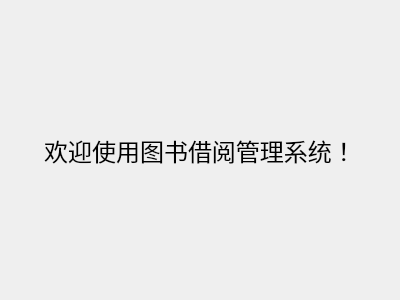
<?xml version="1.0" encoding="UTF-8"?>
<ui version="4.0">
 <class>WelcomeWindow</class>
 <widget class="QWidget" name="WelcomeWindow">
  <property name="geometry">
   <rect>
    <x>0</x>
    <y>0</y>
    <width>400</width>
    <height>300</height>
   </rect>
  </property>
  <property name="windowTitle">
   <string>Form</string>
  </property>
  <layout class="QGridLayout" name="gridLayout">
   <item row="0" column="0">
    <widget class="QLabel" name="label">
     <property name="font">
      <font>
       <pointsize>18</pointsize>
      </font>
     </property>
     <property name="text">
      <string>欢迎使用图书借阅管理系统！</string>
     </property>
     <property name="alignment">
      <set>Qt::AlignCenter</set>
     </property>
    </widget>
   </item>
  </layout>
 </widget>
 <resources/>
 <connections/>
</ui>
